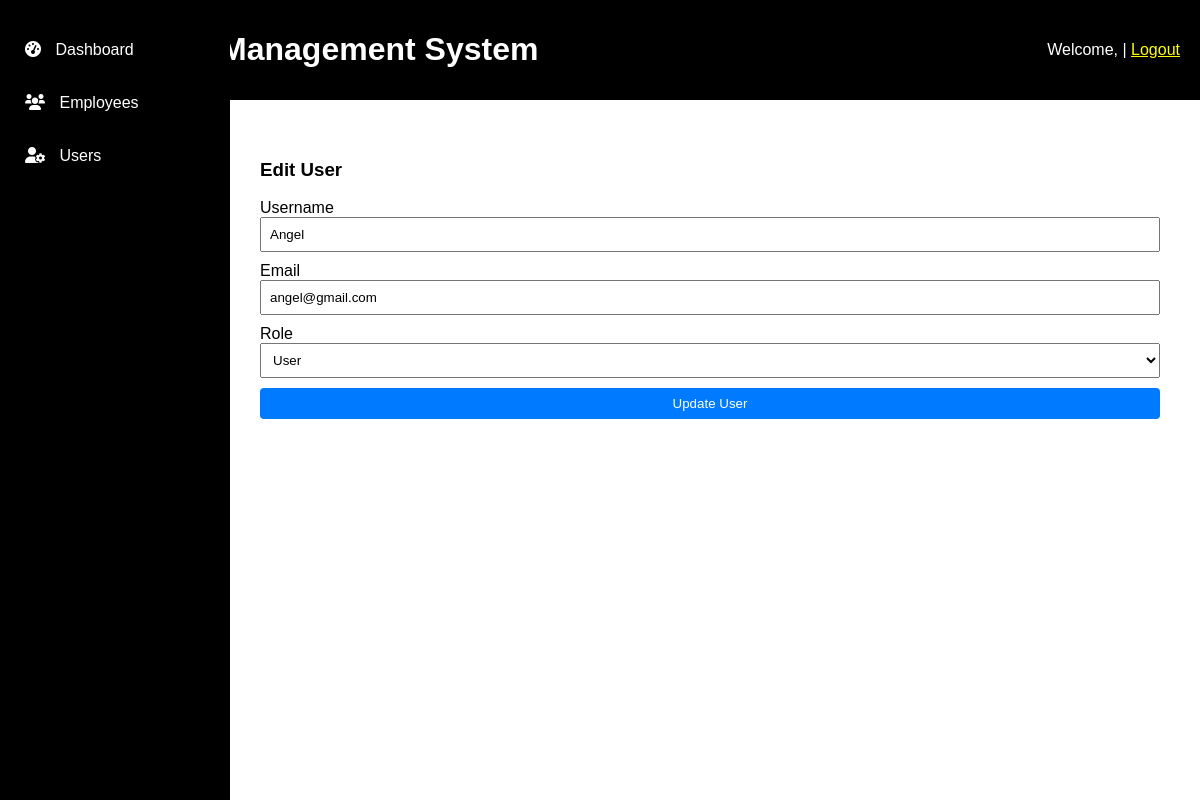
The page /users_edit.php?id=2 on the database its author committed.
### tables this page shows
CREATE TABLE `users` (
  `id` int(11) NOT NULL,
  `username` varchar(50) NOT NULL,
  `email` varchar(100) NOT NULL,
  `password` varchar(255) NOT NULL,
  `role` enum('user','admin') NOT NULL,
  `created_at` timestamp NOT NULL DEFAULT current_timestamp()
);

### users_edit.php (the view, shortened to what this page needs)
<?php
include('config.php');
$id = isset($_GET['id']) ? (int)$_GET['id'] : 0;
$result = mysqli_query($conn, "SELECT * FROM users WHERE id = $id");
$row = mysqli_fetch_assoc($result);
?>
<!DOCTYPE html>
<html lang="en">
<head>
    <link rel="stylesheet" href="css_styles.css">
    <link rel="stylesheet" href="https://cdnjs.cloudflare.com/ajax/libs/font-awesome/6.0.0-beta3/css/all.min.css">
</head>
<body>
    <header>
        <h1>Employee Management System</h1>
        <div class="user-info">
            Welcome, <?= htmlspecialchars($_SESSION['username']); ?> | <a href="logout.php" style="color: yellow;">Logout</a>
        </div>
    </header>
    <div class="container">
        <nav>
            <ul>
                <li>
                    <a href="dashboard_admin.php" class="<?= basename($_SERVER['PHP_SELF']) == 'dashboard_admin.php' ? 'active' : ''; ?>">
                        <i class="fas fa-tachometer-alt"></i> Dashboard
                    </a>
                </li>
                <li>
                    <a href="admin_index.php" class="<?= basename($_SERVER['PHP_SELF']) == 'admin_index.php' ? 'active' : ''; ?>">
                        <i class="fas fa-users"></i> Employees
                    </a>
                </li>
                <li>
                    <a href="user_for_admin.php" class="<?= basename($_SERVER['PHP_SELF']) == 'user_for_admin.php' ? 'active' : ''; ?>">
                        <i class="fas fa-user-cog"></i> Users
                    </a>
                </li>
            </ul>
        </nav>
        <div class="dashboard-content">
            <h3>Edit User</h3>
            <form method="POST" action="">
                <label>Username</label>
                <input type="text" name="username" value="<?= htmlspecialchars($row['username']); ?>" required>
                <label>Email</label>
                <input type="email" name="email" value="<?= htmlspecialchars($row['email']); ?>" required>
                <label>Role</label>
                <select name="role">
                    <option value="user" <?= $row['role'] == 'user' ? 'selected' : ''; ?>>User</option>
                </select>
                <button type="submit">Update User</button>
            </form>
        </div>
    </div>
</body>
</html>

### css_styles.css (style rules this page uses)
body { font-family: Arial, sans-serif; margin: 0; padding: 0; }
.container { display: flex; }
nav { margin-bottom: 20px; width: 200px; background-color: #f4f4f4; padding: 15px; }
nav ul { list-style: none; padding: 0; }
nav ul li { margin-bottom: 15px; }
nav ul li a { text-decoration: none; color: #333; }
.dashboard-content { flex-grow: 1; padding: 20px; }
h1 { color: #333; }
form { display: flex; flex-direction: column; }
form input, form select, form button { margin-bottom: 10px; padding: 8px; }

### users_edit.php (style rules this page uses)
body { font-family: Arial, sans-serif; margin: 0; padding: 0; display: flex; flex-direction: column; height: 100vh; }
header { background-color: black; color: white; padding: 10px 20px; display: flex; justify-content: space-between; align-items: center; }
h1 { color: white; margin-left: 40px; }
.container { display: flex; flex: 1; overflow: auto; }
nav { width: 200px; background-color: black; padding: 15px; position: fixed; top: 0; bottom: 0; height: 100%; }
nav ul { list-style: none; padding: 0; }
nav ul li { margin-bottom: 15px; }
nav ul li a { text-decoration: none; color: white; padding: 10px; display: block; border-radius: 4px; }
.dashboard-content { flex-grow: 1; padding: 40px; margin-left: 220px; }
form { display: flex; flex-direction: column; }
form input, form select, form button { margin-bottom: 10px; padding: 8px; }
form button { background-color: #007BFF; color: white; border: none; border-radius: 4px; cursor: pointer; }
nav ul li a i { margin-right: 10px; }

### rows shown on the page
users: username "Angel", email "angel@gmail.com", role "User"
